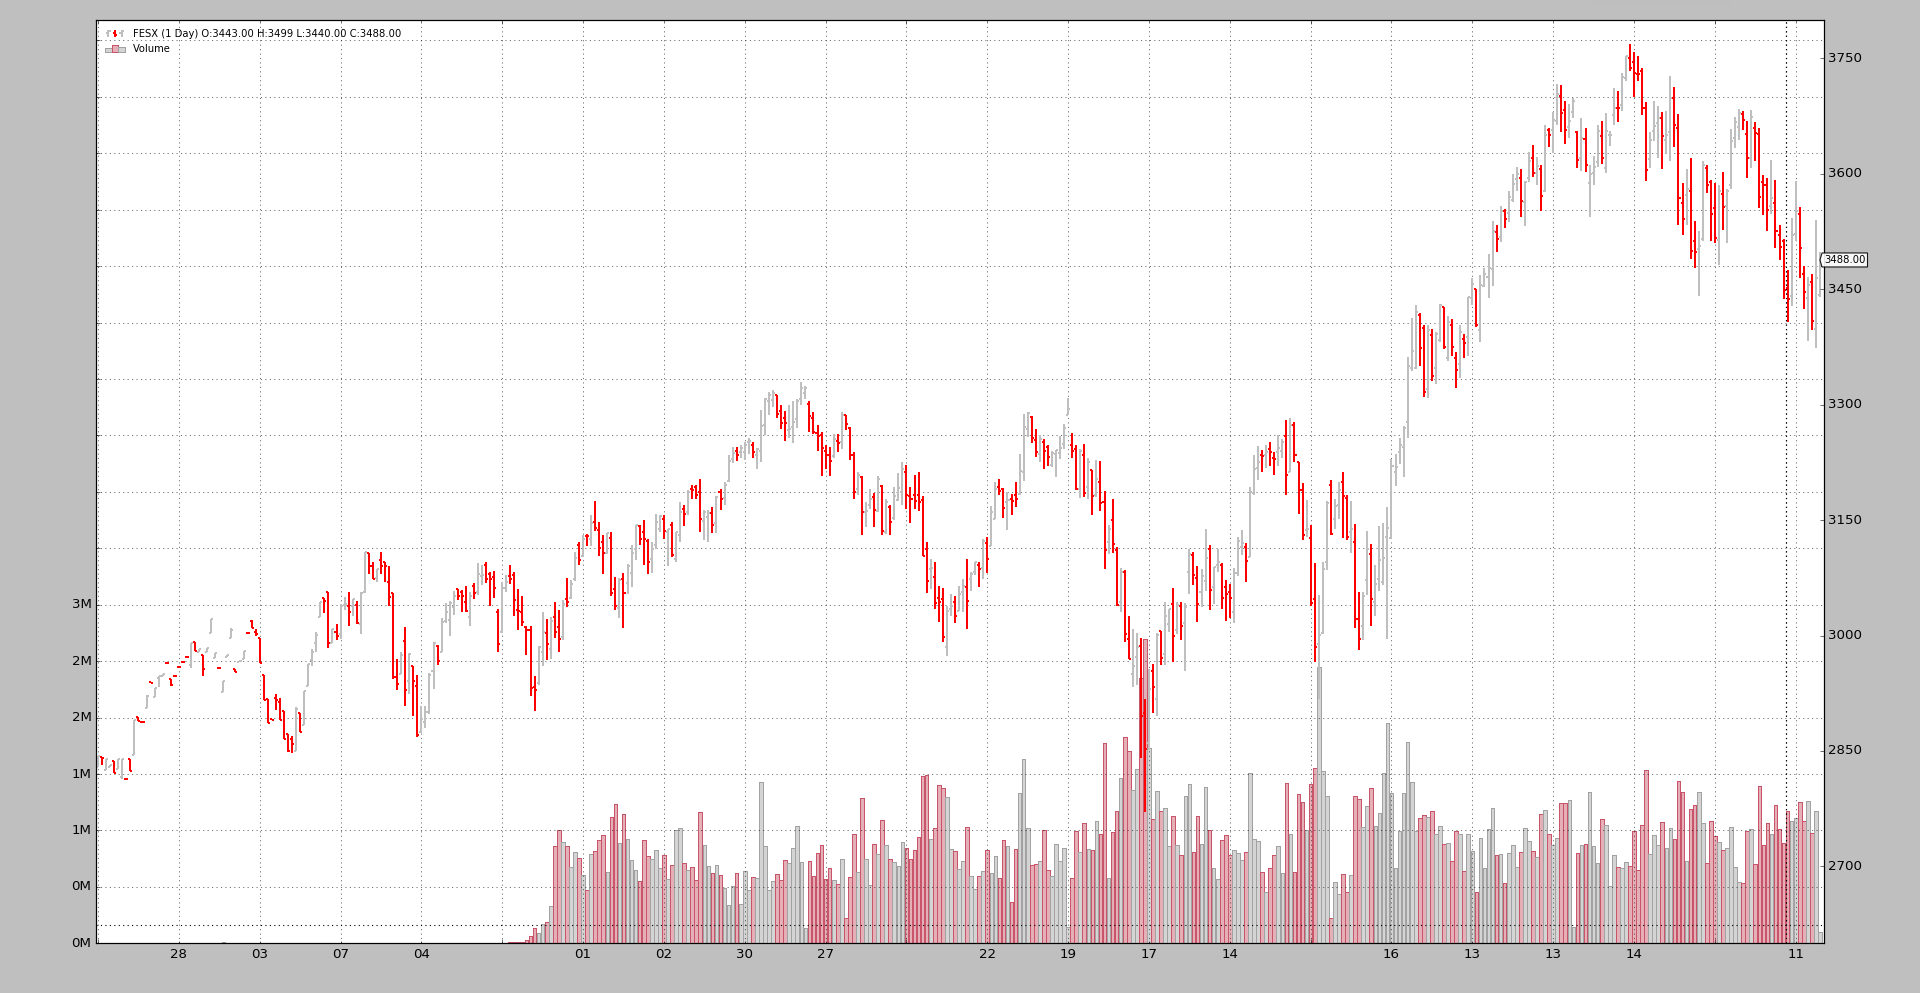

Here is the Python script that generated this plot:
#!/usr/bin/env python
# -*- coding: utf-8; py-indent-offset:4 -*-
###############################################################################
#
# Copyright (C) 2015, 2016 Daniel Rodriguez
#
# This program is free software: you can redistribute it and/or modify
# it under the terms of the GNU General Public License as published by
# the Free Software Foundation, either version 3 of the License, or
# (at your option) any later version.
#
# This program is distributed in the hope that it will be useful,
# but WITHOUT ANY WARRANTY; without even the implied warranty of
# MERCHANTABILITY or FITNESS FOR A PARTICULAR PURPOSE.  See the
# GNU General Public License for more details.
#
# You should have received a copy of the GNU General Public License
# along with this program.  If not, see <http://www.gnu.org/licenses/>.
#
###############################################################################
from __future__ import (absolute_import, division, print_function,
                        unicode_literals)


import argparse
import bisect
import calendar
import datetime

import backtrader as bt


class TheStrategy(bt.Strategy):
    def start(self):
        header = ['Len', 'Name', 'RollName', 'Datetime', 'WeekDay', 'Open',
                  'High', 'Low', 'Close', 'Volume', 'OpenInterest']
        print(', '.join(header))

    def next(self):
        txt = list()
        txt.append('%04d' % len(self.data0))
        txt.append('{}'.format(self.data0._dataname))
        # Internal knowledge ... current expiration in use is in _d
        txt.append('{}'.format(self.data0._d._dataname))
        txt.append('{}'.format(self.data.datetime.date()))
        txt.append('{}'.format(self.data.datetime.date().strftime('%a')))
        txt.append('{}'.format(self.data.open[0]))
        txt.append('{}'.format(self.data.high[0]))
        txt.append('{}'.format(self.data.low[0]))
        txt.append('{}'.format(self.data.close[0]))
        txt.append('{}'.format(self.data.volume[0]))
        txt.append('{}'.format(self.data.openinterest[0]))
        print(', '.join(txt))


def checkdate(dt, d):
    # Check if the date is in the week where the 3rd friday of Mar/Jun/Sep/Dec

    # EuroStoxx50 expiry codes: MY
    # M -> H, M, U, Z (Mar, Jun, Sep, Dec)
    # Y -> 0, 1, 2, 3, 4, 5, 6, 7, 8, 9 -> year code. 5 -> 2015
    MONTHS = dict(H=3, M=6, U=9, Z=12)

    M = MONTHS[d._dataname[-2]]

    centuria, year = divmod(dt.year, 10)
    decade = centuria * 10

    YCode = int(d._dataname[-1])
    Y = decade + YCode
    if Y < dt.year:  # Example: year 2019 ... YCode is 0 for 2020
        Y += 10

    exp_day = 21 - (calendar.weekday(Y, M, 1) + 2) % 7
    exp_dt = datetime.datetime(Y, M, exp_day)

    # Get the year, week numbers
    exp_year, exp_week, _ = exp_dt.isocalendar()
    dt_year, dt_week, _ = dt.isocalendar()

    # print('dt {} vs {} exp_dt'.format(dt, exp_dt))
    # print('dt_week {} vs {} exp_week'.format(dt_week, exp_week))

    # can switch if in same week
    return (dt_year, dt_week) == (exp_year, exp_week)


def checkvolume(d0, d1):
    return d0.volume[0] < d1.volume[0]  # Switch if volume from d0 < d1


def runstrat(args=None):
    args = parse_args(args)

    cerebro = bt.Cerebro()

    fcodes = ['199FESXM4', '199FESXU4', '199FESXZ4', '199FESXH5', '199FESXM5']
    store = bt.stores.VChartFile()
    ffeeds = [store.getdata(dataname=x) for x in fcodes]

    rollkwargs = dict()
    if args.checkdate:
        rollkwargs['checkdate'] = checkdate

        if args.checkcondition:
            rollkwargs['checkcondition'] = checkvolume

    if not args.no_cerebro:
        if args.rollover:
            cerebro.rolloverdata(name='FESX', *ffeeds, **rollkwargs)
        else:
            cerebro.chaindata(name='FESX', *ffeeds)
    else:
        drollover = bt.feeds.RollOver(*ffeeds, dataname='FESX', **rollkwargs)
        cerebro.adddata(drollover)

    cerebro.addstrategy(TheStrategy)
    cerebro.run(stdstats=False)

    if args.plot:
        pkwargs = dict(style='bar')
        if args.plot is not True:  # evals to True but is not True
            npkwargs = eval('dict(' + args.plot + ')')  # args were passed
            pkwargs.update(npkwargs)

        cerebro.plot(**pkwargs)


def parse_args(pargs=None):

    parser = argparse.ArgumentParser(
        formatter_class=argparse.ArgumentDefaultsHelpFormatter,
        description='Sample for Roll Over of Futures')

    parser.add_argument('--no-cerebro', required=False, action='store_true',
                        help='Use RollOver Directly')

    parser.add_argument('--rollover', required=False, action='store_true')

    parser.add_argument('--checkdate', required=False, action='store_true',
                        help='Change during expiration week')

    parser.add_argument('--checkcondition', required=False,
                        action='store_true',
                        help='Change when a given condition is met')

    # Plot options
    parser.add_argument('--plot', '-p', nargs='?', required=False,
                        metavar='kwargs', const=True,
                        help=('Plot the read data applying any kwargs passed\n'
                              '\n'
                              'For example:\n'
                              '\n'
                              '  --plot style="candle" (to plot candles)\n'))

    if pargs is not None:
        return parser.parse_args(pargs)

    return parser.parse_args()


if __name__ == '__main__':
    runstrat()
